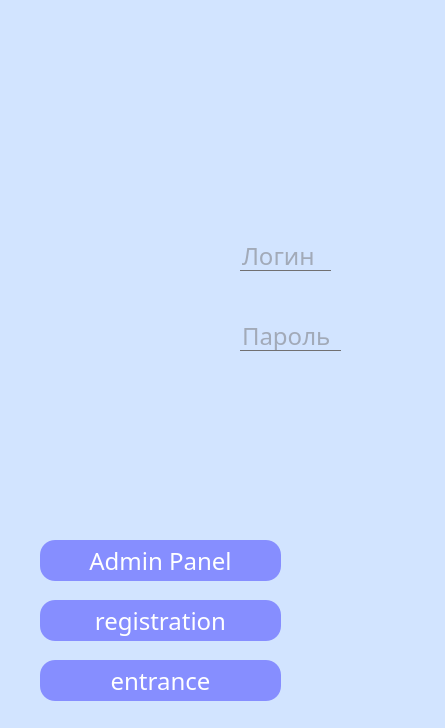
<?xml version="1.0" encoding="UTF-8"?>
<ui version="4.0">
 <class>Form</class>
 <widget class="QWidget" name="Form">
  <property name="geometry">
   <rect>
    <x>0</x>
    <y>0</y>
    <width>445</width>
    <height>728</height>
   </rect>
  </property>
  <property name="windowTitle">
   <string>Form</string>
  </property>
  <property name="styleSheet">
   <string notr="true">QLineEdit 
{
	background:transparent;
	border:none;
	color:#717072;
	border-bottom:1px solid #717072;
}
*{
	font-family:century gothic;
	font-size:24px;
}
QFrame {
	background:#333;
	border-radius:15px;
}
QPushButton:hover 
{
	color:#333;
	border-radius:15px;
	background:#49ebff;
}
QToolButton 
{
	background:red;
	border-radius:50px;
}

QPushButton 
{
	color:white;
	border-radius:15px;
}
</string>
  </property>
  <widget class="QPushButton" name="pushButton">
   <property name="geometry">
    <rect>
     <x>40</x>
     <y>660</y>
     <width>241</width>
     <height>41</height>
    </rect>
   </property>
   <property name="styleSheet">
    <string notr="true">
QPushButton 
{
	background:#868eff;
	border-radius:60px;
}
QToolButton 
{
	background:#868eff;
	border-radius:50px;
}

QPushButton 
{
	color:white;
	border-radius:15px;
}
QPushButton:hover 
{
	color:#333;
	border-radius:15px;
	background:#49ebff;
}</string>
   </property>
   <property name="text">
    <string>entrance</string>
   </property>
  </widget>
  <widget class="QPushButton" name="pushButton_2">
   <property name="geometry">
    <rect>
     <x>40</x>
     <y>600</y>
     <width>241</width>
     <height>41</height>
    </rect>
   </property>
   <property name="styleSheet">
    <string notr="true">
QPushButton 
{
	background:#868eff;
	border-radius:60px;
}
QToolButton 
{
	background:#868eff;
	border-radius:50px;
}

QPushButton 
{
	color:white;
	border-radius:15px;
}
QPushButton:hover 
{
	color:#333;
	border-radius:15px;
	background:#49ebff;
}
</string>
   </property>
   <property name="text">
    <string>registration</string>
   </property>
  </widget>
  <widget class="QLineEdit" name="lineEdit">
   <property name="geometry">
    <rect>
     <x>240</x>
     <y>240</y>
     <width>91</width>
     <height>31</height>
    </rect>
   </property>
   <property name="contextMenuPolicy">
    <enum>Qt::PreventContextMenu</enum>
   </property>
   <property name="inputMask">
    <string/>
   </property>
   <property name="placeholderText">
    <string>Логин</string>
   </property>
  </widget>
  <widget class="QLineEdit" name="lineEdit_2">
   <property name="geometry">
    <rect>
     <x>240</x>
     <y>320</y>
     <width>101</width>
     <height>31</height>
    </rect>
   </property>
   <property name="inputMask">
    <string/>
   </property>
   <property name="text">
    <string/>
   </property>
   <property name="placeholderText">
    <string>Пароль</string>
   </property>
  </widget>
  <widget class="QTableWidget" name="tableWidget">
   <property name="geometry">
    <rect>
     <x>-70</x>
     <y>-120</y>
     <width>941</width>
     <height>891</height>
    </rect>
   </property>
   <property name="styleSheet">
    <string notr="true">QWidget
{
	background-color: rgb(210, 228, 255);
}</string>
   </property>
  </widget>
  <widget class="QPushButton" name="pushButton_3">
   <property name="geometry">
    <rect>
     <x>40</x>
     <y>540</y>
     <width>241</width>
     <height>41</height>
    </rect>
   </property>
   <property name="styleSheet">
    <string notr="true">
QPushButton 
{
	background:#868eff;
	border-radius:60px;
}
QToolButton 
{
	background:#868eff;
	border-radius:50px;
}

QPushButton 
{
	color:white;
	border-radius:15px;
}
QPushButton:hover 
{
	color:#333;
	border-radius:15px;
	background:#49ebff;
}</string>
   </property>
   <property name="text">
    <string>Admin Panel</string>
   </property>
  </widget>
  <zorder>tableWidget</zorder>
  <zorder>pushButton</zorder>
  <zorder>pushButton_2</zorder>
  <zorder>lineEdit</zorder>
  <zorder>lineEdit_2</zorder>
  <zorder>pushButton_3</zorder>
 </widget>
 <resources/>
 <connections/>
</ui>
